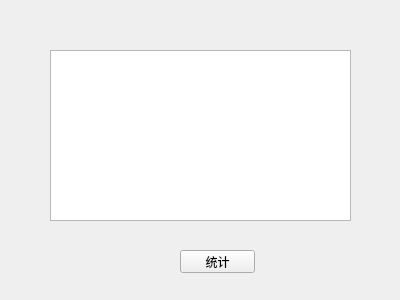
<?xml version="1.0" encoding="UTF-8"?>
<ui version="4.0">
 <class>Form</class>
 <widget class="QWidget" name="Form">
  <property name="geometry">
   <rect>
    <x>0</x>
    <y>0</y>
    <width>400</width>
    <height>300</height>
   </rect>
  </property>
  <property name="windowTitle">
   <string>统计薪资</string>
  </property>
  <widget class="QPushButton" name="pushButton">
   <property name="geometry">
    <rect>
     <x>180</x>
     <y>250</y>
     <width>75</width>
     <height>23</height>
    </rect>
   </property>
   <property name="text">
    <string>统计</string>
   </property>
  </widget>
  <widget class="QPlainTextEdit" name="plainTextEdit">
   <property name="geometry">
    <rect>
     <x>50</x>
     <y>50</y>
     <width>301</width>
     <height>171</height>
    </rect>
   </property>
  </widget>
 </widget>
 <resources/>
 <connections/>
</ui>
